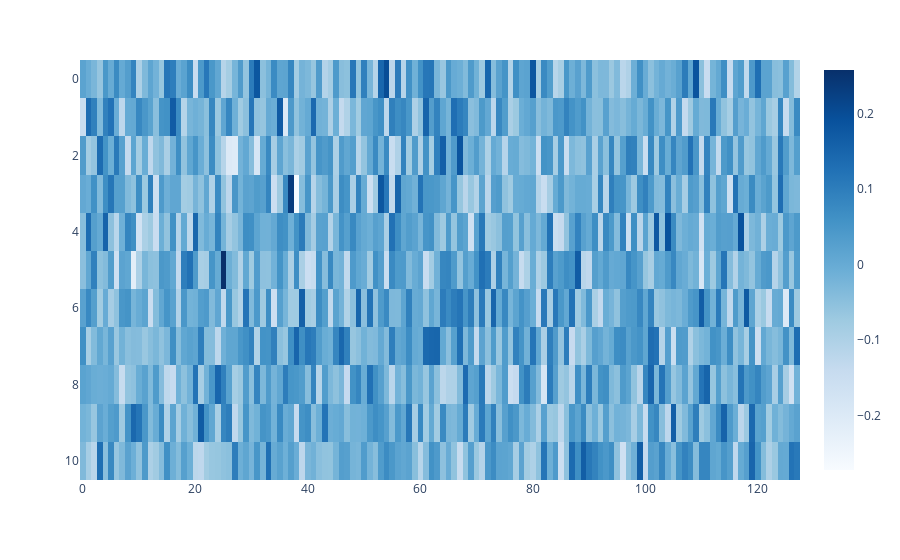

The notebook cell this image was saved under:
### Code cell
imshow(model.embed.W_E)

### Figure 1 — Plotly figure (JSON) as saved in the notebook; plotly's stock layout.template omitted (floating-point values rounded to 4 significant figures; data arrays with more than 128 entries replaced by an {"elided": "..."} marker saying what was removed)
{"data": [{"coloraxis": "coloraxis", "hovertemplate": "x: %{x}<br>y: %{y}<br>color: %{z}<extra></extra>", "name": "0", "type": "heatmap", "xaxis": "x", "yaxis": "y", "z": {"elided": "11x128 float values"}}], "layout": {"coloraxis": {"colorscale": [[0, "rgb(247,251,255)"], [0.125, "rgb(222,235,247)"], [0.25, "rgb(198,219,239)"], [0.375, "rgb(158,202,225)"], [0.5, "rgb(107,174,214)"], [0.625, "rgb(66,146,198)"], [0.75, "rgb(33,113,181)"], [0.875, "rgb(8,81,156)"], [1, "rgb(8,48,107)"]]}, "margin": {"t": 60}, "xaxis": {"anchor": "y", "domain": [0, 1]}, "yaxis": {"anchor": "x", "autorange": "reversed", "domain": [0, 1]}}}
